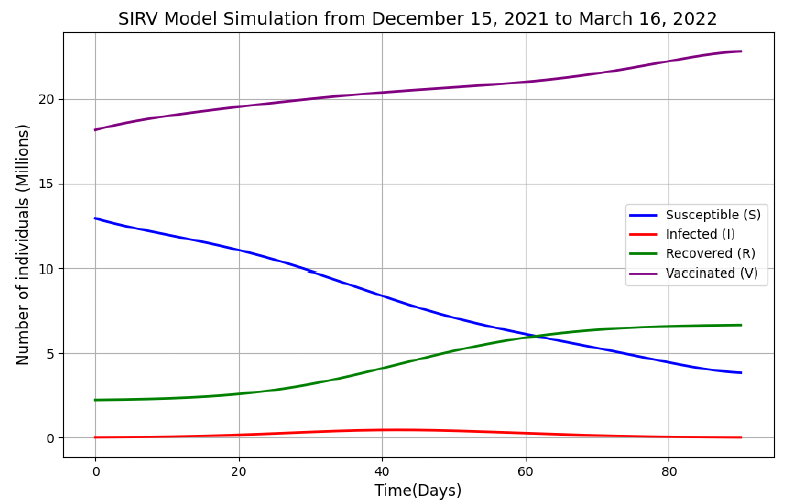

Write Python code to recreate this figure.
import numpy as np
import matplotlib.pyplot as plt
from matplotlib.ticker import FuncFormatter
beta = 0.951
gamma = 0.231
veff = 0.95
dt = 0.1
t_max = 90
num_steps = int(t_max / dt) + 1
t_values = np.linspace(0, t_max, num_steps)
def v(t):
    raw = -0.00115 * t**5 + 0.24004 * t**4 - 17.88265 * t**3 + 602.54558 * t**2 - 10052.19822 * t + 120899.04357
    return max(raw, 0)
S0_sir = 12933465
I0_sir = 19035
R0_sir = 20397800
N_sir = S0_sir + I0_sir + R0_sir
S_sir = np.zeros(num_steps)
I_sir = np.zeros(num_steps)
R_sir = np.zeros(num_steps)
S_sir[0], I_sir[0], R_sir[0] = S0_sir, I0_sir, R0_sir
for t in range(1, num_steps):
    dS = -beta * S_sir[t-1] * I_sir[t-1] / N_sir
    dI = beta * S_sir[t-1] * I_sir[t-1] / N_sir - gamma * I_sir[t-1]
    dR = gamma * I_sir[t-1]
    S_sir[t] = S_sir[t-1] + dS * dt
    I_sir[t] = I_sir[t-1] + dI * dt
    R_sir[t] = R_sir[t-1] + dR * dt
S0_sirv = 12933465
I0_sirv = 19035
R0_sirv = 2236351
V0_sirv = 18161449
N_sirv = S0_sirv + I0_sirv + R0_sirv + V0_sirv
S_sirv = np.zeros(num_steps)
I_sirv = np.zeros(num_steps)
R_sirv = np.zeros(num_steps)
V_sirv = np.zeros(num_steps)
S_sirv[0], I_sirv[0], R_sirv[0], V_sirv[0] = S0_sirv, I0_sirv, R0_sirv, V0_sirv
for t in range(1, num_steps):
    t_now = t_values[t-1]
    vt = veff * v(t_now)
    dS = -beta * S_sirv[t-1] * I_sirv[t-1] / N_sirv - vt
    dI = beta * S_sirv[t-1] * I_sirv[t-1] / N_sirv - gamma * I_sirv[t-1]
    dR = gamma * I_sirv[t-1]
    dV = vt
    S_sirv[t] = S_sirv[t-1] + dS * dt
    I_sirv[t] = I_sirv[t-1] + dI * dt
    R_sirv[t] = R_sirv[t-1] + dR * dt
    V_sirv[t] = V_sirv[t-1] + dV * dt
I_sir_m = I_sir / 1e6
plt.figure(figsize=(10, 6))
plt.plot(t_values, S_sirv / 1e6, label="Susceptible (S)", color='blue', linewidth=2)
plt.plot(t_values, I_sirv / 1e6, label="Infected (I)", color='red', linewidth=2)
plt.plot(t_values, R_sirv / 1e6, label="Recovered (R)", color='green', linewidth=2)
plt.plot(t_values, V_sirv / 1e6, label="Vaccinated (V)", color='purple', linewidth=2)
plt.title("SIRV Model Simulation from December 15, 2021 to March 16, 2022", fontsize=14)
plt.xlabel("Time(Days)", fontsize=12)
plt.ylabel("Number of individuals (Millions)", fontsize=12)
plt.legend()
plt.grid(True)
plt.savefig('sirv_simulation.png', dpi=150, bbox_inches='tight')
plt.show()
